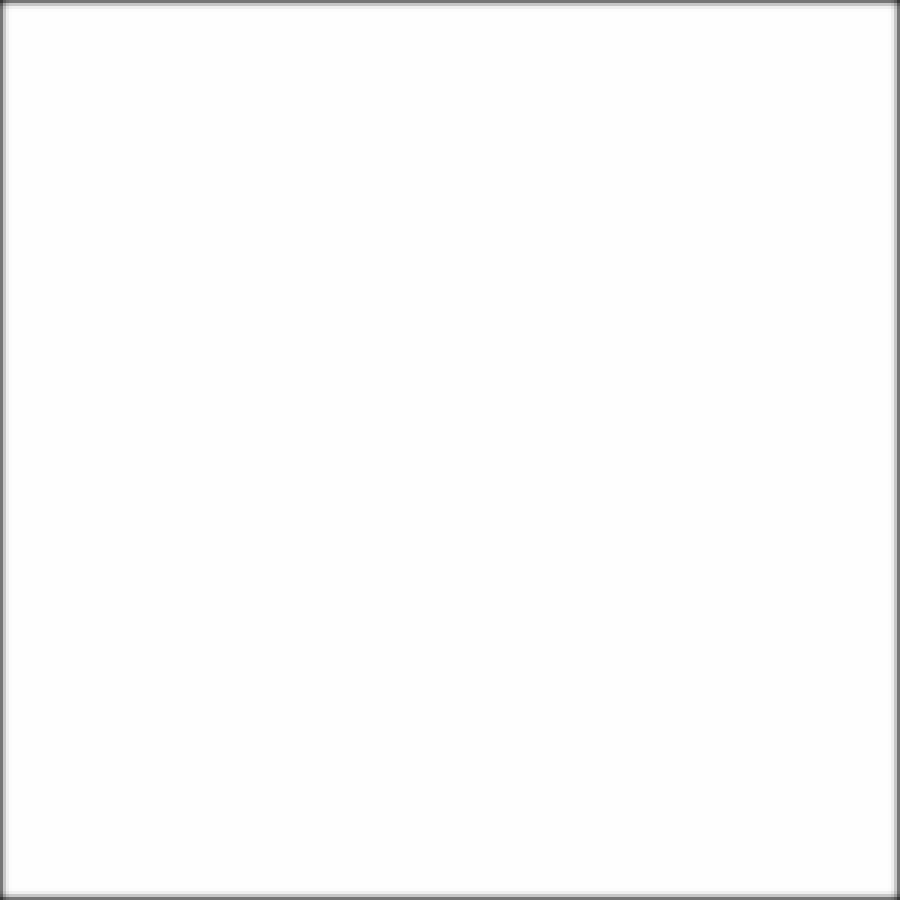
Frame 1 (no input)
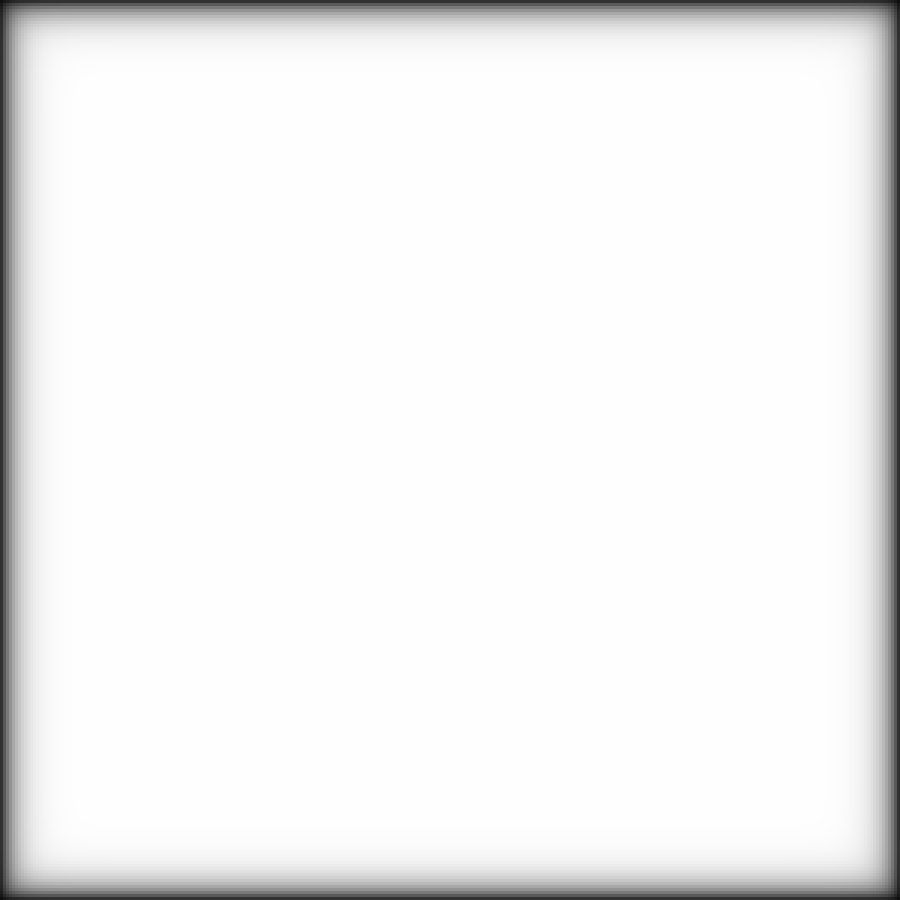
Frame 60 (the mouse pressed at the canvas centre just before this capture)
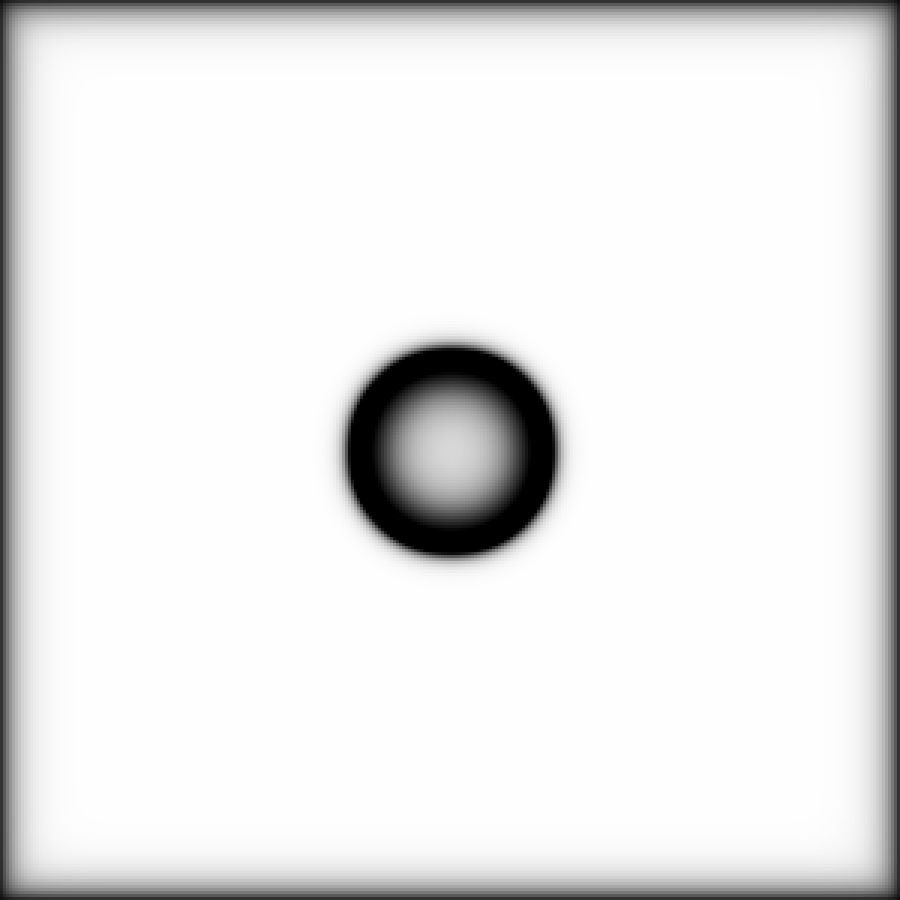
Frame 120 (the mouse held since frame 60 and released just before this capture)

The Processing sketch that drew these frames (run headless with seeded random() and noise(); from frame 60 on, the mouse is pressed at the canvas centre):

// Processing sketch: reactionDiffusion
// ── reactionDiffusion.pde
int Iwidth = 300;
int Iheight = 300;
float[][][] grid = new float[Iwidth][Iheight][2];
float[][][] next = new float[Iwidth][Iheight][2];

float Da = 1.0;
float Db = .5;
float f = 0.014;
float k = 0.045;
float delta = 1.0;

//for laplace 
float neighborh = 0.2;
float diagonal = 0.05;

int updatePerLoop = 4;
int scaleFactor = 3;

//for debuging
int time = 0;


void setup() {
    size(900, 900);

    for (int i = 0; i < Iwidth; i++) {
        for (int j = 0; j < Iheight; j++) {
            grid[i][j][0] = 1.;
            grid[i][j][1] = 0.;
            next[i][j][0] = 1.;
            next[i][j][1] = 0.;
        }
    }


    /*for (int x = 0; x < Iwidth; x++) {
        for (int y = 0; y < Iheight; y++) {
            if (sqrt((100 - x) * (100 - x) + (100 - y) * (100 - y)) < 10) {
                grid[x][y][1] = 1.;
            }
        }
    }*/
}

void draw() {


    loadPixels();

    for (int l = 0; l < updatePerLoop; l++) {
        for (int i = 0; i < Iwidth; i++) {
            for (int j = 0; j < Iheight; j++) {
                //updating part
                float a = grid[i][j][0];
                float b = grid[i][j][1];
                next[i][j][0] = a + ((Da * laplaceA(i, j)) - (a * b * b) + (f * (1 - a))) * delta;
                next[i][j][1] = b + ((Db * laplaceB(i, j)) + (a * b * b) - ((k + f) * b)) * delta;

                next[i][j][0] = constrain(next[i][j][0], 0, 1);
                next[i][j][1] = constrain(next[i][j][1], 0, 1);
                
                

                //drawing part
                if (l == updatePerLoop - 1) {
                    int c = constrain(floor((next[i][j][0] - next[i][j][1]) * 255), 0, 255);
                    for (int p = 0; p < scaleFactor; ++p) {
                        for (int q = 0; q < scaleFactor; ++q) {
                            int pix = ((i*scaleFactor +p) + (j*scaleFactor +q) * width) ;
                            pixels[pix] = color(c, c, c);
                        }
                    }
                    
                }
            }
        }

        Swap();
    }

    updatePixels();
    //rect(time,10,10,10);

    time++;
} //<>//

void mousePressed() {
    for (int x = 0; x < Iwidth; x++) {
        for (int y = 0; y < Iheight; y++) { //<>//
            if (sqrt((mouseX/scaleFactor - x) * (mouseX/scaleFactor - x) + (mouseY/scaleFactor - y) * (mouseY/scaleFactor - y)) < 10) {
                grid[x][y][1] = 1;
            }
        }
    }
} 


float laplaceA(int x, int y) {
    float sumA = 0;

    sumA += V(x, y)[0] * -1;
    sumA += V(x - 1, y)[0] * neighborh;
    sumA += V(x + 1, y)[0] * neighborh;
    sumA += V(x, y - 1)[0] * neighborh;
    sumA += V(x, y + 1)[0] * neighborh;
    sumA += V(x + 1, y + 1)[0] * diagonal;
    sumA += V(x + 1, y - 1)[0] * diagonal;
    sumA += V(x - 1, y + 1)[0] * diagonal;
    sumA += V(x - 1, y - 1)[0] * diagonal;

    return sumA;
}

float laplaceB(int x, int y) {
    float sumB = 0;

    sumB += V(x, y)[1] * -1;
    sumB += V(x - 1, y)[1] * neighborh;
    sumB += V(x + 1, y)[1] * neighborh;
    sumB += V(x, y - 1)[1] * neighborh;
    sumB += V(x, y + 1)[1] * neighborh;
    sumB += V(x + 1, y + 1)[1] * diagonal;
    sumB += V(x + 1, y - 1)[1] * diagonal;
    sumB += V(x - 1, y + 1)[1] * diagonal;
    sumB += V(x - 1, y - 1)[1] * diagonal;

    return sumB;
}


void Swap() {
    float[][][] temp = grid;
    grid = next;
    next = temp;
}

float[] V(int x, int y) {
    if (x >= 0 && x < Iwidth && y >= 0 && y < Iwidth) {
        return grid[x][y];
    } else {
        float[] e = new float[]{0,0};
        return e;
    }
}
